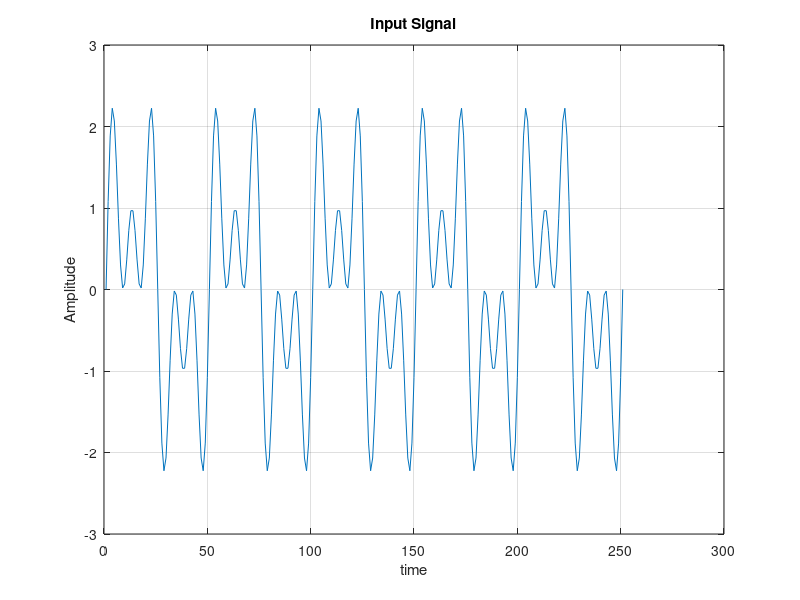
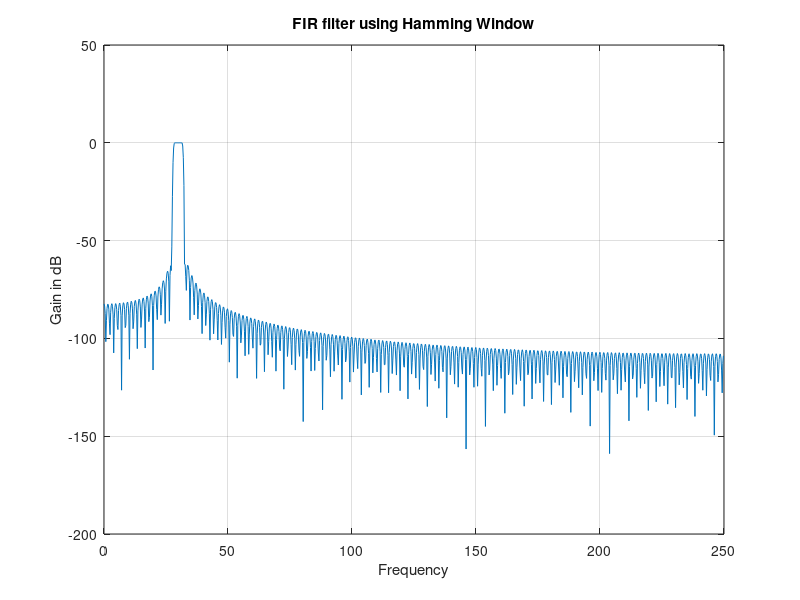
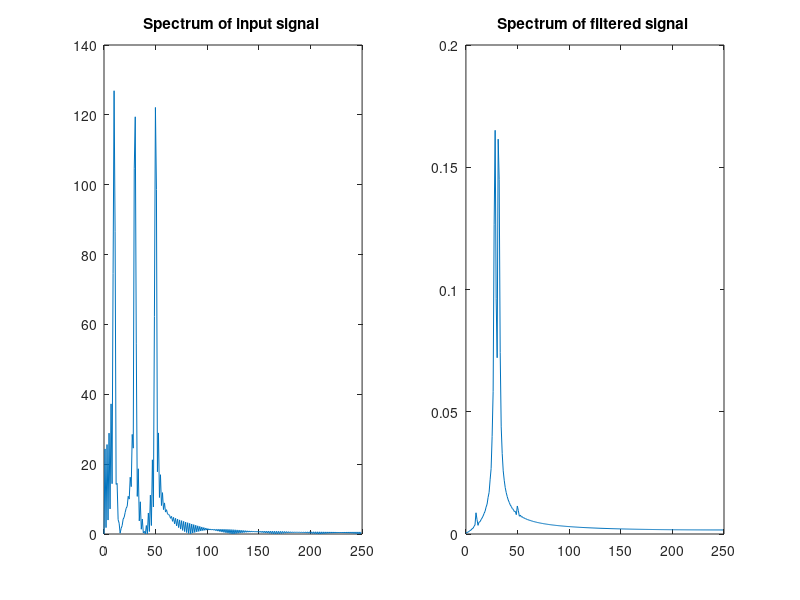

Here is the MATLAB script that generated these plots, in order:
clc, clear all, close all;
Fs=500;
wp = [2*28/Fs, 2*32/Fs];%For normalising divide by pi
ws = [2*25/Fs, 2*35/Fs];
t=0:1/Fs:0.5;
x = sin(2*pi*10*t) + sin(2*pi*30*t) + sin(2*pi*50*t);
figure(1)
plot(x),grid on, title('Input Signal');
xlabel('time'),ylabel('Amplitude');
N = ceil(6.6*pi/(ws(2)-wp(2))); % estimates order of the filter
b = fir1(N,wp);
[H,W] = freqz(b,1,1024,Fs);
figure(2);
plot(W,20*log10(abs(H))), grid on, title('FIR filter using Hamming Window');
xlabel('Frequency'), ylabel('Gain in dB');
% this filter provides about 51dB attenuation in stop band
% and pass band ripples are less than 0.25dB as expected.
yb = filter(b,1,x);

% Getting spectrum and plot
N = 512;
w = [0:N/2 - 1]* (Fs/N) ; %defining frequency vector for plotting
X = fft(x,N);
Yb = fft(yb,N);
figure(3);
subplot(121), plot(w,abs(X(1:N/2)));
title('Spectrum of input signal ' ) ;
subplot(122), plot(w,abs(Yb(1:N/2)));
title('Spectrum of filtered signal ' ) ;
